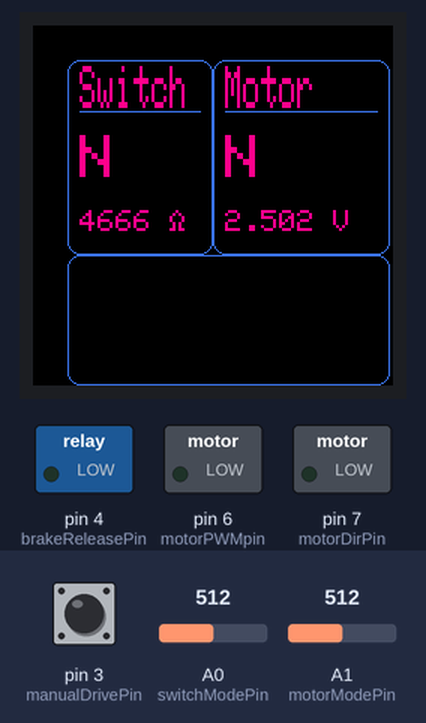
A program run on a simulated Arduino Uno, built with avr-gcc and run on an emulated ATmega328P. Parts: 240×240 colour display, switched loads named in the program (green lamp = pin HIGH). Inputs (shaded band) come from the test bench; at power-on: A1 (motorModePin) = 512, A0 (switchModePin) = 512, pin 3 (manualDrivePin) HIGH. Random numbers use the default seed unless the program sets one; EEPROM starts erased.

Above: at 4.7 s.
4.8 s: A1 (motorModePin) set to 549
At 7.0 s:
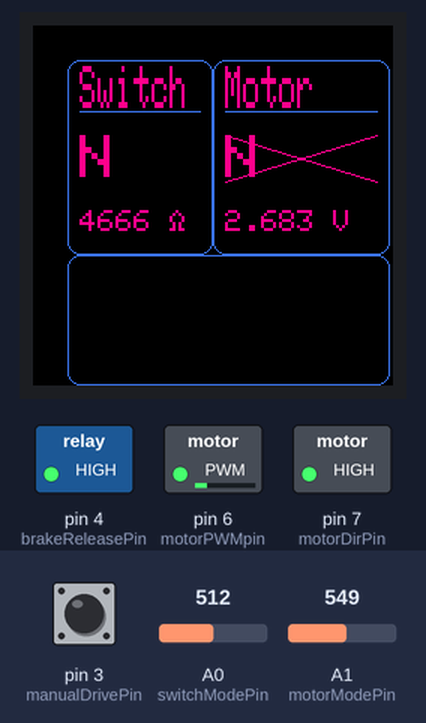
7.3 s: A1 (motorModePin) set to 596
At 8.9 s:
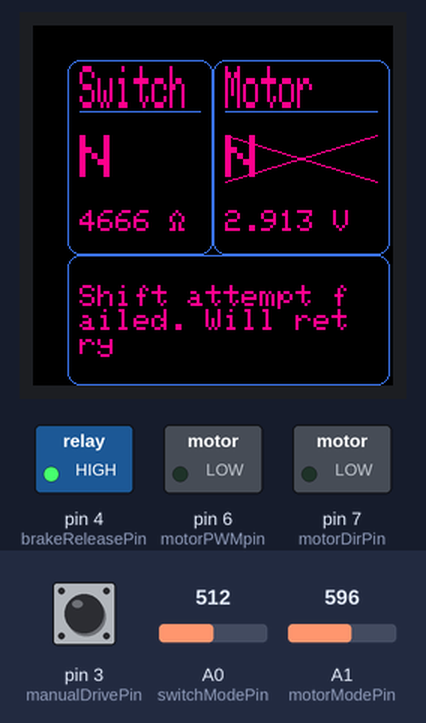
10.3 s: A0 (switchModePin) set to 531
At 13.12 s:
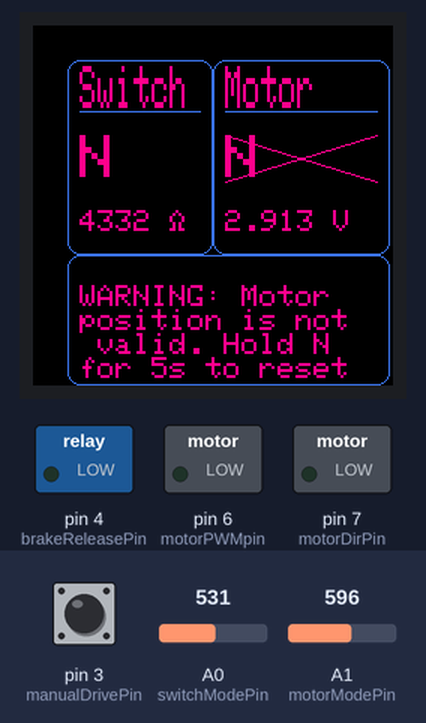
13.3 s: A0 (switchModePin) set to 1000
At 14.5 s:
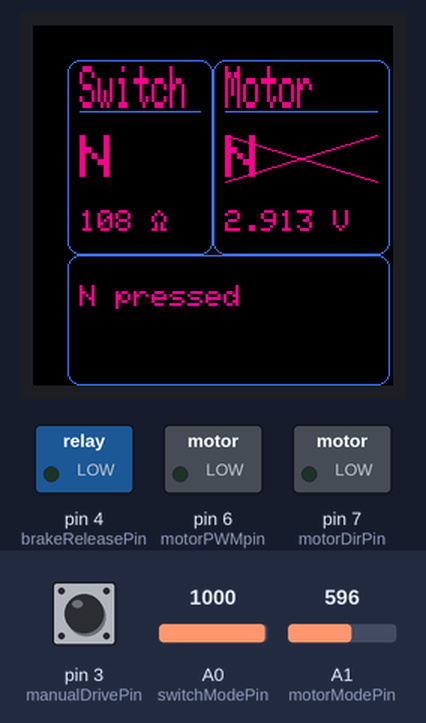
14.8 s: A0 (switchModePin) set to 1023
At 16.5 s:
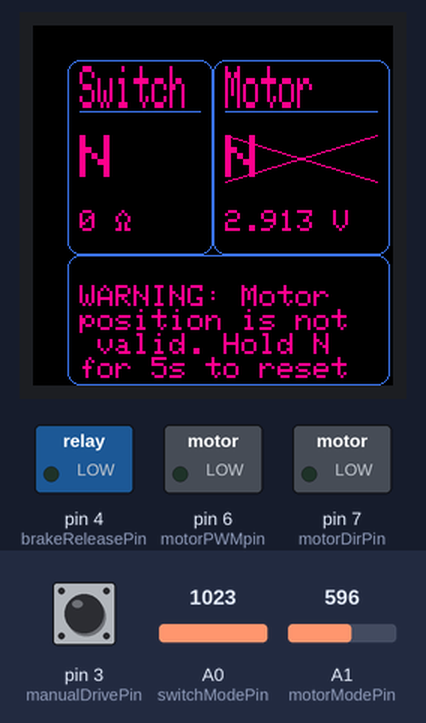
16.8 s: A1 (motorModePin) set to 716
At 17.9 s:
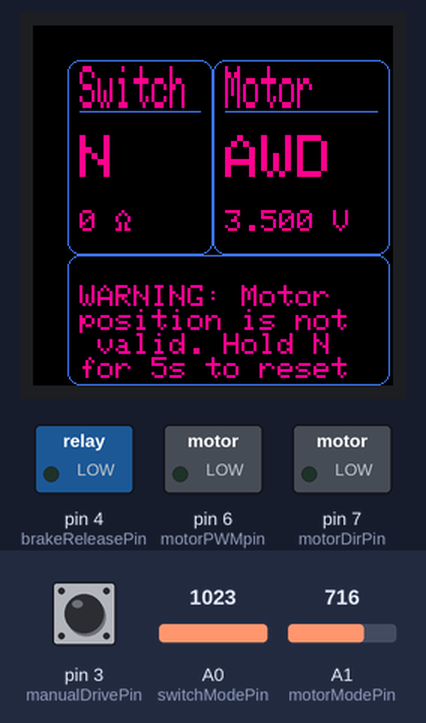
Timing chart, 0 to 19.3 s (numbered marks = the images above; inputs shaded):
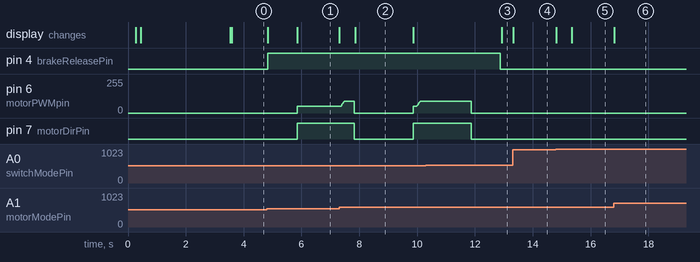

Measured:
- the behaviour switches between 538 and 539 on A1 (motorModePin) (found by bisection; images 0 and 1)
- the behaviour switches between 579 and 580 on A1 (motorModePin) (found by bisection; images 1 and 2)
- the behaviour switches between 515 and 516 on A0 (switchModePin) (found by bisection; images 2 and 3)
- after the input at 4.8 s, pin 4 (brakeReleasePin): LOW → HIGH at once; pin 6 (motorPWMpin): 0/255 → 50/255 after 1.0 s; pin 7 (motorDirPin): LOW → HIGH after 1.0 s; the display: first changes at once (image 1 shows a later state)
- after the input at 13.3 s, the display: changes at once (image 4)
- after the input at 14.8 s, the display: first changes at once (image 5 shows a later state)
- after the input at 16.8 s, the display: changes at once (image 6)

The program:

main.cpp
```cpp
#include <Arduino.h>
#include <SPI.h>
#include <Adafruit_I2CDevice.h>
#include <Adafruit_GFX.h>
// #include <Adafruit_ST7735.h>
#include <Adafruit_ST7789.h>
#include "specifications.h"
#include "motor.h"
#include "switch.h"
#include "output.h"

// #define DEBUG

#ifdef DEBUG
  #define DEBUG_PRINTLN(x) Serial.println(x)
  #define DEBUG_PRINT(x) Serial.print(x)
#else
  #define DEBUG_PRINTLN(x)
  #define DEBUG_PRINT(x)
#endif

// PINS
const uint8_t TFT_CS = 10, TFT_DC = 9, TFT_RST = 8;
const uint8_t switchModePin = A0;
const uint8_t motorPWMpin = 6;
const uint8_t motorDirPin = 7;
const uint8_t brakeReleasePin = 4;
const uint8_t manualDirectionPin = 2;
const uint8_t manualDrivePin = 3;

// const uint8_t fakeSwitchPin = 5;  // Not used yet
// const uint8_t fakeMotorPin = 6;   // Not used yet
const uint8_t motorModePin = A1;
// const uint8_t backLightPin = 7;
// Adafruit_ST7735 tft = Adafruit_ST7735(TFT_CS, TFT_DC, TFT_RST);
Adafruit_ST7789 tft = Adafruit_ST7789(TFT_CS, TFT_DC, TFT_RST);


// int SWITCH_FIXED_RESISTOR = 4555;  // Resistance of fixed resistor for detecing mode select resistance in ohms
int SWITCH_FIXED_RESISTOR = 4675;  // Resistance of fixed resistor for detecting mode select resistance in ohms

bool manualMode = false;


// OtherOutputs output = OtherOutputs(&tft, fakeSwitchPin, fakeMotorPin);  // TODO: Add backLightPin and some backlight control
OtherOutputs output = OtherOutputs(&tft);  // TODO: Add backLightPin and some backlight control
SelectorSwitch selector = SelectorSwitch(switchModePin, &output, SWITCH_FIXED_RESISTOR);
// Motor motor = Motor(motorPWMpin, motorDirPin, brakeReleasePin, motorModePin, vOutRead, &output);
Motor motor = Motor(motorPWMpin, motorDirPin, brakeReleasePin, motorModePin, &output);
int currentPosition = -1;  // Current position of Motor
byte desiredPosition = 1;

void blink() {
  pinMode(LED_BUILTIN, OUTPUT);
  for (byte i = 0; i < 15; i++) {
    digitalWrite(LED_BUILTIN, HIGH);
    delay(50);
    digitalWrite(LED_BUILTIN, LOW);
    delay(50);
  }
}

void waitUntilLongNpress() {
  unsigned long time;
  const char msg[] PROGMEM = "WARNING: Motor position is not valid. Hold N for 5s to reset";
  output.setMainMessage(msg);
  while (1) {  // Keep looping through this until N is pressed for duration_s
      while (selector.getSwitchPosition() != NEUTRAL) {
          motor.getPosition();
          delay(10);
      }
      time = millis();
      output.setMainMessage(F("N pressed"));
      while (millis() - time < 5*1000 && selector.getSwitchPosition() == NEUTRAL) {
          motor.getPosition();
          delay(10);
      }
      if (millis() - time > 5*1000) {
          break;
      } else {
          output.setMainMessage(F("N released early"));
          delay(500);
          output.setMainMessage(msg);
      }
  }
  output.setMainMessage(F("Reset Successful. Release N"));
  while (selector.getSwitchPosition() == NEUTRAL) {
    motor.getPosition();
    delay(10);
  }
  output.setMainMessage(F(""));
}

void waitUntilReset() {
  output.setMainMessage(F("State requires reset: Put switch in motor position"));
  while (selector.getSelection() != motor.getValidPosition()) {
    delay(10);
  }
  if (!isValid(motor.getPosition())) {
    waitUntilLongNpress();
  }
  output.setMainMessage(F("Reset successful"));
  delay(1000);
  output.setMainMessage(F(""));
}

int analogDisconected(const uint8_t pin) {
  int disconnected = 0;
  pinMode(pin, INPUT_PULLUP);
  delay(50);
  analogRead(pin);  // Apparently first few reads after switching mode can be bad
  analogRead(pin);
  analogRead(pin);

  if (analogRead(pin) > 990) {  // ~990 -> 4.85V (4.93+ is detected when actually disconnected)
    disconnected = 1;
  }
  pinMode(pin, INPUT);
  delay(5);
  analogRead(pin);  // Apparently first few reads after switching mode can be bad
  analogRead(pin);
  analogRead(pin);
  return disconnected;
}

void normal_setup() {
  #ifdef DEBUG
    Serial.begin(115200);
    DEBUG_PRINTLN(F("Main: Booting"));
  #endif
  randomSeed(analogRead(A5));  // Makes random() change between boots
  output.begin();
  delay(3000); // Some time for output bootup display to show
  motor.begin();

  if (analogDisconected(motorModePin)) {
    output.setMainMessage(F("Motor Disconnected: Waiting for reconnect"));
    selector.begin(0);
    delay(2000);
    while (analogDisconected(motorModePin)) {
      selector.readOnly();
      delay(10);
      motor.getPosition();
      delay(10);
    }
    output.setMainMessage(F("Motor Reconnected: Continuing in 60s"));
    delay(60000);
    output.setMainMessage(F(""));
  }

  int startPos = motor.getPosition();
  if (isValid(startPos)) {
    if (startPos == NEUTRAL) {
      selector.begin(1);
    } else {
      selector.begin(0);
    }
  } else {
    if (motor.getValidPosition() == NEUTRAL) {
      selector.begin(1);
    } else {
      selector.begin(0);
    }
    waitUntilReset(); // Motor not in a good state already, wait for input before starting main loop
  }

  if (selector.getSelection() != motor.getPosition()) {
    waitUntilReset(); // Prevent a shift occuring immediately after startup without input
  }
}

void readOnly_setup() {
  randomSeed(analogRead(A5));  // Makes random() change between boots
  output.begin();
  motor.begin();
  selector.begin(0);
}

void manualControlSetup() {
  manualMode = true;
  pinMode(manualDirectionPin, INPUT_PULLUP);

  randomSeed(analogRead(A5));  // Makes random() change between boots
  output.begin();
  delay(300); // Some time for output bootup display to show
  motor.begin();

  output.setMainMessage(F("Manual Mode Enabled"));
  selector.begin(0);
  delay(1000);
  while (digitalRead(manualDrivePin) == LOW) {
    output.setMainMessage(F("Release Drive Button"));
  }
}


void testSwitch() {
  desiredPosition = selector.getSelection();
  delay(1000);
}

void normal() {
  bool success = false;
  desiredPosition = selector.getSelection();
  if (motor.getPosition() != desiredPosition) {
    success = motor.attemptShift(desiredPosition, MAX_SINGLE_SHIFT_ATTEMPTS);
    if (success) {
      output.setMainMessage(F("Shift completed successfully"));
      delay(1000);
      output.setMainMessage(F(""));
    } else {
      DEBUG_PRINTLN(F("Main: Failed to reach position"));
      waitUntilReset();
    }
  }
}

void readOnly() {
    output.setMainMessage(F("Read Only Mode"));
    selector.getSelection();
    motor.getPosition();
    delay(500);
}

void manualControl() {
  PWM_MAX_POWER = 255;  // Might as well have access to full power if in Manual mode.
  int dirRead = digitalRead(manualDirectionPin);
  int dir = 0;
  char msg[30];
  motor.getPosition();
  selector.readOnly();
  if (dirRead == HIGH) { // Towards 4HI
    sprintf(msg, "Toward 4HI");
    // output.setMainMessage(F("Toward 4HI"));
    dir = TOWARD_4HI;
  } else if (dir == LOW) { // Towards 4LO
    sprintf(msg, "Toward 4LO");
    // output.setMainMessage(F("Toward 4LO"));
    dir = TOWARD_4LO;
  } else {  // Invalid read
    sprintf(msg, "ERROR");
  }
  output.setMainMessage(msg);

  if (digitalRead(manualDrivePin) == LOW) { // Starting Drive
    strcat(msg, ":     Driving");
    output.setMainMessage(msg);
    unsigned long startTime = millis();
    while (digitalRead(manualDrivePin) == LOW && millis() - startTime < 5000) { // Button pressed
      motor.manualDrive(dir);
    }
    motor.manualStop();

    if (digitalRead(manualDrivePin) == LOW) { // Button still pressed (Prevent next loop until released)
      output.setMainMessage(F("Release Manual Drive"));
      while (digitalRead(manualDrivePin) == LOW) {
        delay(10);
      }
    }
  }
}

/**
 * Runs once at Arduino Startup
*/
void setup() {
  // normal_setup();
  // readOnly_setup();
  pinMode(manualDrivePin, INPUT_PULLUP);
  delay(1);
  if (digitalRead(manualDrivePin) == LOW) { // Then booting with manual override
    manualControlSetup();
  } else {  // Normal startup procedure
    normal_setup();
  }
}

/**
 * Runs repeatedly after Arduino setup()
 */
void loop() {
  // readOnly();
  // testSwitch();
  if (manualMode == true) {
    manualControl();
  } else {
    normal();
  }
}
```

specifications.h
```cpp
#pragma once

#define FOURHI 0
#define AWD 1
#define NEUTRAL 2
#define FOURLO 3

// All for NV244 transfercase

// Switch resistance specs
const int SW_SHORTED_HIGH = 0; // Spec = 150;  // Since I subtract an assumed resistance inline with 5V, resistance will be negative for short to ground
// const int SW_N_AWD_LOW = 20; // Spec = 176;
// const int SW_N_AWD_HIGH = 200;
// const int SW_N_LOCK_LOW = 190;
// const int SW_N_LOCK_HIGH = 216;
// const int SW_N_LO_LOW = 199;
// const int SW_N_LO_HIGH = 226;
const int SW_N_LOW = 20;        // Not spec
const int SW_N_HIGH = 450;      // Not spec (Spec says ~200. 2024-10-19 -- 392 Ohm reported...)
const int SW_AWD_LOW = 1050;  //Spec = 1159;
const int SW_AWD_HIGH = 1287;
const int SW_LOCK_LOW = 2259;
const int SW_LOCK_HIGH = 2503;
const int SW_LO_LOW = 4820;
const int SW_LO_HIGH = 5334;
const int SW_OPEN_LOW = 19000;
// NV144: Same as NV244 but only 4HI and AWD

// Switch debounce time (s)
const float SW_DEBOUNCE_S = 0.25;
const float SW_N_PRESS_TIME_S = 3.0;

// Mode sensor voltages (NV244)
// Positions {0, 1, 2, 3} == 4HIGH, AWD, Neutral, 4LO
const float LOCK_V = 4.24;      //Spec: 4.31   // Measured 4.24
const float AWD_V = 3.35;        //Spec: 3.4;  // Measured 3.34 - 3.38
const float N_V = 2.43;          //Spec: 2.5;  // Measured 2.38 - 2.48
const float LO_V = 1.53;        //Spec: 1.54;  // Measured 1.49 - 1.55
const float LOW_LIMIT = 0.50;
const float HIGH_LIMIT = 4.51;
const float POSITION_TOLERANCE = 0.05;  // Stop shifting once within this distance of target voltage
const float MOTOR_DRIFT_TOLERANCE_V = 0.2;  // Allow motor to be up to <tol> outside of ideal range when returning current motor position
// NV244 manual:
// const float LOCK_LOW = 4.26;
// const float LOCK_HIGH = 4.36;
// const float AWD_LOW = 3.36;
// const float AWD_HIGH = 3.44;
// const float N_LOW = 2.45;
// const float N_HIGH = 2.54;
// const float LO_LOW = 1.48;
// const float LO_HIGH = 1.57;
// NV144 manual:
// 4HI = 4.19 -> 4.35
// AWD = 0.45 -> 0.55

// Shift parameters
float MAX_SHIFT_TIME_S = 2.0;  // Max time to try shifting  // Manual specifies 1.0s per shift position
const byte MAX_SINGLE_SHIFT_ATTEMPTS = 2;  // Max times to try shifting to desired position before shifting back
const byte MAX_RETURN_SHIFT_ATTEMPTS = 3;  // How many times to try getting back to the last valid state after a failed shift
const float RETRY_TIME_S = 2.0;  // Time to wait before retrying a shift

// From Service Manual:
// "Current attempt limit values are 25 transitions in 30 seconds and default mode
// values are 3 transitions every 15 seconds for 5 minutes."
// Note: Goes into "default mode" if 25 transitions in 30s (i.e. default mode is to cool down)

// const int CUMULATIVE_SHIFT_TIME_S = 30; // Count up attempted shifts in last X seconds
// const int MAX_SHIFT_ATTEMPTS_BEFORE_OVERHEAT = 15; // (30 in SM, but counts blocks as 2) Number of shift attempts allowed within CUMULATIVE_SHIFT_TIME
// const int MOTOR_COOLDOWN_TIME_S = 300; // During this time, shifts should delay should be increased to 5s
// const float MOTOR_COOLDOWN_ADDITIONAL_DELAY_S = 5.0; // delay shifts by additional 5s to allow motor to cool down
// Note: Service Manual definces some very complicated procedures for shifting in and out of Neutral if shifts are blocked.
// I think we will stick to some more simple procedures

// PWM parameters
const int PWM_FREQUENCY = 490; // FCM uses 100Hz PWM Frequency but Arduino uses 490Hz by default (not worth changing)
const float PWM_ACCELERATION = 2.0; // Not specified in manual (only says "specified rate"):
                           // increase of duty cycle per second (i.e. duty == 1.0 is MAX so 2.0 means 0 -> MAX in 0.5s)

// Not specified in manual (says "specified rate based upon difference between desired position and current position")
// float PWM_DECELERATION_RELATION = 0.50; // % decrease of duty per cycle (to be multipled by an inverse distance)
// const float PWM_DECELERATION_DISTANCE = 0.2;  // Voltage distance at which to start decelerating
byte PWM_MAX_POWER = 180; // Max power is 255. 180 seems to work fine for normal use. Power gets redefined to 255 if in manual mode
const byte PWM_MIN_POWER = 50; // Not specified in manual - probably need some minimum power to actually make motor move

// Shift Brake Release time
const byte BRAKE_RELEASE_TIME_S = 1;  // should be between 2 - 5 seconds before and after

// Memory address to store last valid position in (Rated for 100,000 re-writes)
const byte EEPROM_POSITION_ADDRESS = 0;
```

Source omitted: Images.h (data table, 56352 bytes), motor.h (16932 bytes), output.h (13302 bytes), switch.h (7289 bytes)
